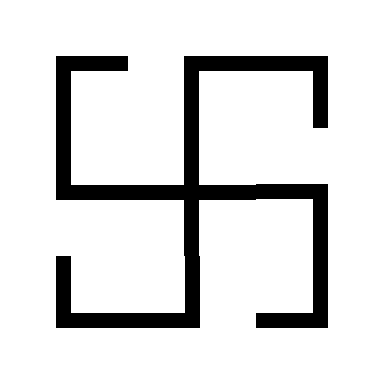

Below is a game level as drawn by its tile map, then a one-line description and the .tmx file that defines it, in full:
An orthogonal 3x3 tile map with 128x128 px tiles, 1 tile layer (Tile Layer 1).

<map version="1.5" tiledversion="1.7.2" orientation="orthogonal" renderorder="right-down" width="3" height="3" tilewidth="128" tileheight="128" infinite="0" nextlayerid="2" nextobjectid="1">
 <tileset firstgid="1" name="g1" tilewidth="128" tileheight="128" tilecount="15" columns="0">
  <grid orientation="orthogonal" width="1" height="1" />
  <tile id="0">
   <image width="128" height="128" source="../tileset/0.bmp" />
  </tile>
  <tile id="1">
   <image width="128" height="128" source="../tileset/1.bmp" />
  </tile>
  <tile id="2">
   <image width="128" height="128" source="../tileset/2.bmp" />
  </tile>
  <tile id="3">
   <image width="128" height="128" source="../tileset/3.bmp" />
  </tile>
  <tile id="4">
   <image width="128" height="128" source="../tileset/4.bmp" />
  </tile>
  <tile id="5">
   <image width="128" height="128" source="../tileset/5.bmp" />
  </tile>
  <tile id="6">
   <image width="128" height="128" source="../tileset/6.bmp" />
  </tile>
  <tile id="7">
   <image width="128" height="128" source="../tileset/7.bmp" />
  </tile>
  <tile id="8">
   <image width="128" height="128" source="../tileset/8.bmp" />
  </tile>
  <tile id="9">
   <image width="128" height="128" source="../tileset/9.bmp" />
  </tile>
  <tile id="10">
   <image width="128" height="128" source="../tileset/10.bmp" />
  </tile>
  <tile id="11">
   <image width="128" height="128" source="../tileset/11.bmp" />
  </tile>
  <tile id="12">
   <image width="128" height="128" source="../tileset/12.bmp" />
  </tile>
  <tile id="13">
   <image width="128" height="128" source="../tileset/13.bmp" />
  </tile>
  <tile id="14">
   <image width="128" height="128" source="../tileset/14.bmp" />
  </tile>
 </tileset>
 <layer id="1" name="Tile Layer 1" width="3" height="3">
  <data encoding="csv">
8,8,9,
7,15,9,
7,10,10
</data>
 </layer>
</map>
